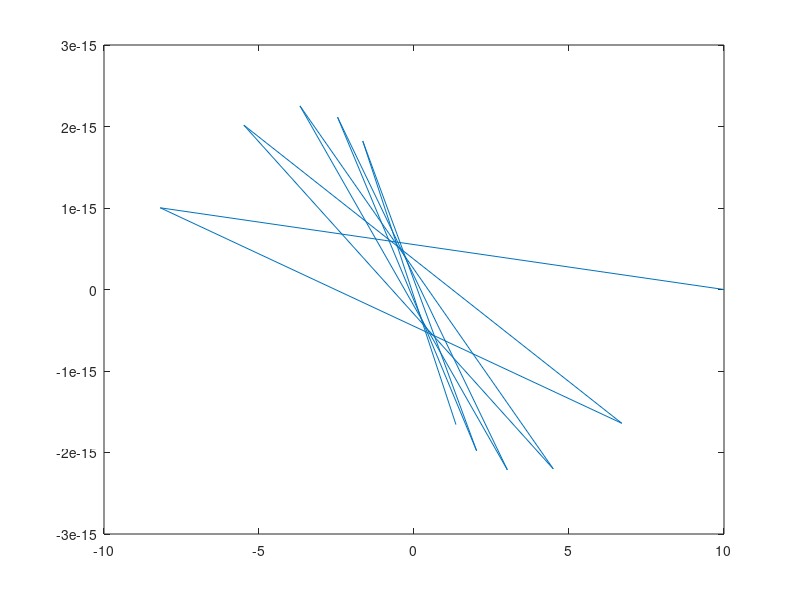

Source code (MATLAB):
% Script File: Ch6p07.m
% Programmer: Cameron Carroll
% April 12, 2012

clear;
clc;
clf;

y = @(x) 10 .* exp(1).^(((-0.2)+1i.*pi).*x);
range = 0:10;

plot(y(range));

% With input data excluded, data is displayed as a jumbled mess.
